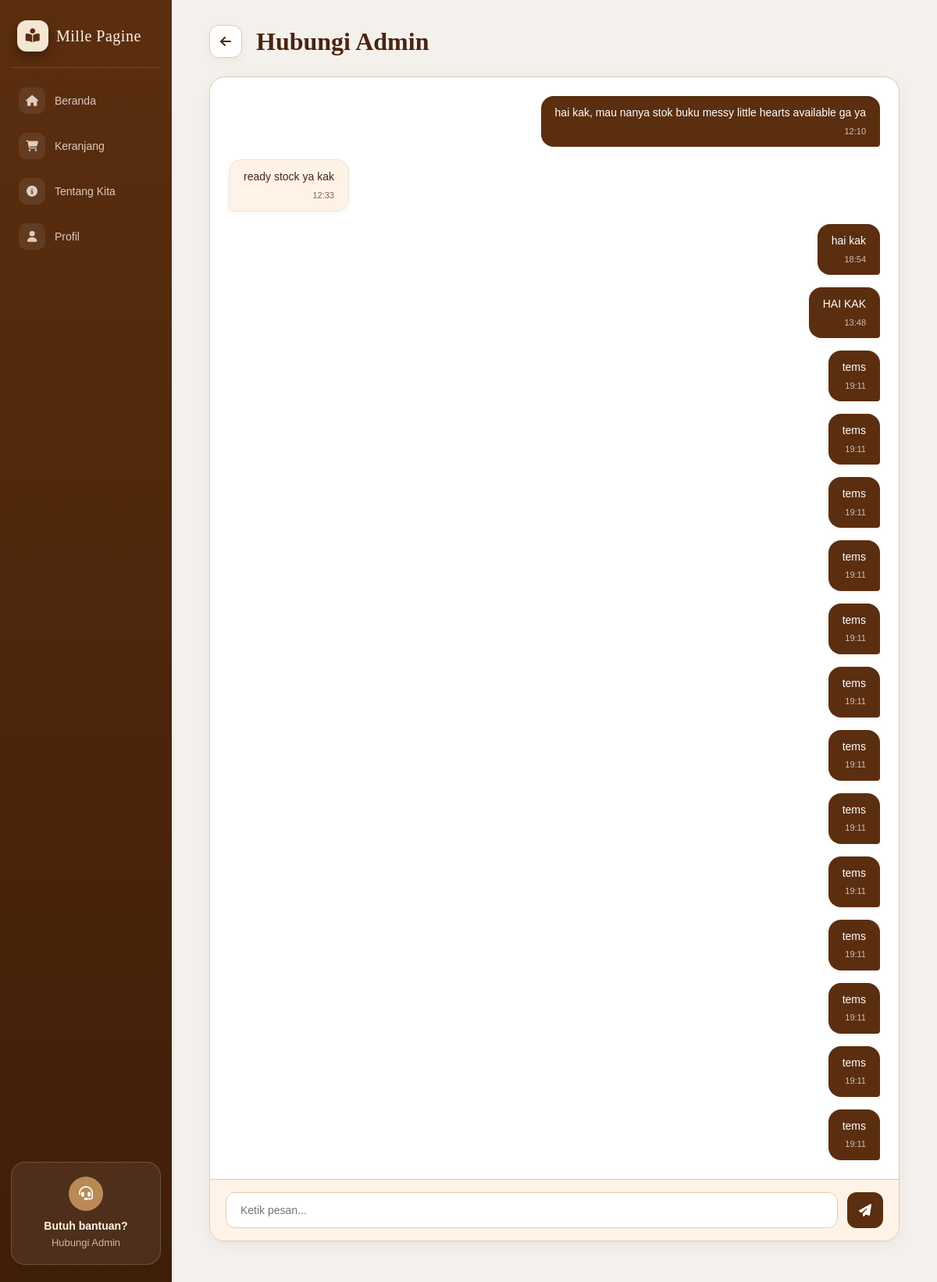
Page /bookstore/chat.php (signed in) on the committed database.
### tables this page shows
CREATE TABLE `chat` (
  `id` int(11) NOT NULL,
  `user_id` int(11) NOT NULL,
  `pengirim` enum('user','admin') NOT NULL,
  `pesan` text NOT NULL,
  `waktu` datetime DEFAULT current_timestamp(),
  `status` enum('terbaca','belum') DEFAULT 'belum'
);

### bookstore/chat.php (the view, shortened to what this page needs)
<?php
include 'koneksi.php';
$user_id = $_SESSION['id'];
$chat = mysqli_query($conn, "
    SELECT *
    FROM chat
    WHERE user_id='$user_id'
    ORDER BY waktu ASC
");
?>
<!DOCTYPE html>
<html lang="id">
<head>
<link rel="stylesheet" href="https://cdnjs.cloudflare.com/ajax/libs/font-awesome/6.5.2/css/all.min.css">
</head>
<body>
<div class="wrapper">
    <nav class="sidebar">
        <div class="sidebar-brand">
            <div class="logo-ikon">
                <i class="fa-solid fa-book-open-reader"></i>
            </div>
            Mille Pagine
        </div>
        <div class="sidebar-menu">
            <a class="nav-item" href="index.php">
                <span class="ikon">
                    <i class="fa-solid fa-house"></i>
                </span>
                Beranda
            </a>
            <a class="nav-item" href="keranjang.php">
                <span class="ikon">
                    <i class="fa-solid fa-cart-shopping"></i>
                </span>
                Keranjang
            </a>
            <a class="nav-item" href="tentang.php">
                <span class="ikon">
                    <i class="fa-solid fa-circle-info"></i>
                </span>
                Tentang Kita
            </a>
            <a class="nav-item" href="profil.php">
                <span class="ikon">
                    <i class="fa-solid fa-user"></i>
                </span>
                Profil
            </a>
        </div>
        <div class="sidebar-bawah">
            <a href="chat.php" class="bantuan">
                <div class="ikon-besar">
                    <i class="fa-solid fa-headset"></i>
                </div>
                <strong>Butuh bantuan?</strong>
                <span>Hubungi Admin</span>
            </a>
        </div>
    </nav>
    <div class="content">
        <div class="header">
            <a href="index.php" class="back" title="Kembali">
                <i class="fa-solid fa-arrow-left"></i>
            </a>
            <h1>Hubungi Admin</h1>
        </div>
        <div class="chat-box">
            <div class="messages">
                <?php while($c = mysqli_fetch_assoc($chat)): ?>
                    <div class="message <?= $c['pengirim'] == 'user' ? 'user-message' : 'admin-message'; ?>">
                        <div>
                            <?= htmlspecialchars($c['pesan']); ?>
                        </div>
                        <div class="time">
                            <?= date('H:i', strtotime($c['waktu'])); ?>
                        </div>
                    </div>
                <?php endwhile; ?>
            </div>
            <form method="POST" class="chat-form">
                <input type="text" name="pesan" placeholder="Ketik pesan..." autocomplete="off" required>
                <button type="submit" name="kirim" class="send-btn" title="Kirim Pesan">
                    <i class="fa-solid fa-paper-plane"></i>
                </button>
            </form>
        </div>
    </div>
</div>
</body>
</html>

### bookstore/chat.php (style rules this page uses)
:root { --coklat:#5B2E0F; --coklat-tua:#4A2410; --coklat-muda:#7B5A3D; --krem:#F5E6D3; --krem-terang:#FFF3E8; --latar:#F4F1ED; --emas:#B98A55; }
* { margin:0; padding:0; box-sizing:border-box; font-family:Arial, sans-serif; }
body { background:var(--latar); overflow:hidden; margin:0; }
.wrapper { display:flex; height:100vh; }
.sidebar { width:220px; background:linear-gradient(180deg, #5B2E0F 0%, #3F1E08 100%); padding:22px 14px; flex-shrink:0; display:flex; flex-direction:column; }
.sidebar-brand { display:flex; align-items:center; gap:10px; padding:4px 8px 20px; margin-bottom:16px; border-bottom:1px solid rgba(255,243,232,.15); color:#FFF3E8; font-family:Georgia, serif; font-size:20px; letter-spacing:.5px; }
.sidebar-brand .logo-ikon { width:40px; height:40px; border-radius:12px; background:#F5E6D3; color:#5B2E0F; display:flex; align-items:center; justify-content:center; font-size:18px; box-shadow:0 6px 14px rgba(0,0,0,.3); flex-shrink:0; }
.sidebar-menu { display:flex; flex-direction:column; gap:6px; }
.nav-item { display:flex; align-items:center; gap:12px; color:rgba(255,243,232,.8); text-decoration:none; font-size:14px; padding:9px 10px; border-radius:14px; transition:background .2s ease, transform .2s ease, color .2s ease; }
.nav-item .ikon { width:34px; height:34px; border-radius:10px; background:rgba(255,243,232,.08); display:flex; align-items:center; justify-content:center; font-size:14px; flex-shrink:0; transition:background .2s ease, color .2s ease; }
.sidebar-bawah { margin-top:auto; }
.bantuan { display:block; text-align:center; text-decoration:none; color:#FFF3E8; background:rgba(255,243,232,.08); border:1px solid rgba(255,243,232,.18); border-radius:18px; padding:18px 14px; font-size:13px; line-height:1.4; transition:background .2s ease, transform .2s ease; }
.bantuan .ikon-besar { width:44px; height:44px; margin:0 auto 10px; border-radius:50%; background:#B98A55; color:white; display:flex; align-items:center; justify-content:center; font-size:18px; }
.bantuan strong { display:block; font-size:14px; margin-bottom:2px; }
.bantuan span { color:rgba(255,243,232,.7); }
.content { flex:1; background:var(--latar); padding:32px 48px; display:flex; flex-direction:column; height:100vh; overflow:hidden; }
.header { display:flex; align-items:center; gap:18px; margin-bottom:24px; }
.back { width:42px; height:42px; background:white; border:1.5px solid #E2CBB4; display:flex; align-items:center; justify-content:center; color:var(--coklat-tua); text-decoration:none; font-size:16px; border-radius:12px; box-shadow:0 4px 12px rgba(91,46,15,.06); transition:all .2s ease; }
.header h1 { font-size:32px; font-family:Georgia, serif; color:var(--coklat-tua); }
.chat-box { flex:1; background:white; border:1.5px solid #E2CBB4; border-radius:20px; display:flex; flex-direction:column; overflow:hidden; box-shadow:0 6px 18px rgba(91,46,15,.06); margin-bottom:20px; }
.messages { flex:1; padding:24px; overflow-y:auto; display:flex; flex-direction:column; gap:16px; }
.message { max-width:65%; padding:12px 18px; border-radius:16px; font-size:14px; line-height:1.4; box-shadow:0 2px 6px rgba(0,0,0,0.04); }
.user-message { align-self:flex-end; background:var(--coklat); color:white; border-bottom-right-radius:4px; }
.admin-message { align-self:flex-start; background:var(--krem-terang); color:var(--coklat-tua); border:1px solid #EFE3D4; border-bottom-left-radius:4px; }
.time { font-size:11px; margin-top:6px; opacity:.7; text-align:right; }
.chat-form { display:flex; gap:12px; padding:16px 20px; border-top:1.5px solid #E2CBB4; background:var(--krem-terang); }
.chat-form input { flex:1; height:46px; border:1.5px solid #E2CBB4; border-radius:12px; padding:0 18px; font-size:14px; outline:none; background:white; color:var(--coklat-tua); transition:border-color .2s ease; }
.send-btn { width:46px; height:46px; border:none; border-radius:12px; background:var(--coklat); color:white; font-size:16px; cursor:pointer; display:flex; align-items:center; justify-content:center; transition:background .2s ease, transform .2s ease; }

### rows in the picture
chat: pesan "hai kak, mau nanya stok buku messy little hearts available ga ya", waktu "12:10"
chat: pesan "ready stock ya kak", waktu "12:33"
chat: pesan "hai kak", waktu "18:54"
chat: pesan "HAI KAK", waktu "13:48"
chat: pesan "tems", waktu "19:11"
chat: pesan "tems", waktu "19:11"
chat: pesan "tems", waktu "19:11"
chat: pesan "tems", waktu "19:11"
chat: pesan "tems", waktu "19:11"
chat: pesan "tems", waktu "19:11"
chat: pesan "tems", waktu "19:11"
chat: pesan "tems", waktu "19:11"
chat: pesan "tems", waktu "19:11"
chat: pesan "tems", waktu "19:11"
chat: pesan "tems", waktu "19:11"
chat: pesan "tems", waktu "19:11"
chat: pesan "tems", waktu "19:11"
